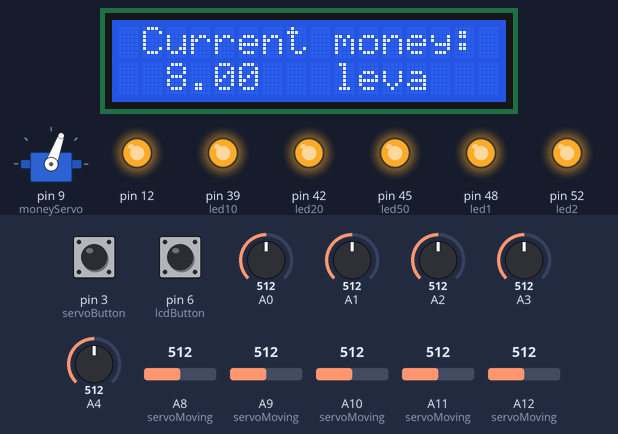
This sketch was run on a simulated Arduino Mega 2560, built with avr-gcc and run on an emulated ATmega2560. On the bench: servo, 16×2 character LCD, output pins drawn as LEDs (lit = HIGH). The test bench sets the inputs (shaded band); at power-on: pin 6 (lcdButton) HIGH, pin 3 (servoButton) HIGH, A0 = 512, A1 = 512, A2 = 512, A3 = 512, A4 = 512, A8 (servoMoving) = 512, A9 (servoMoving) = 512, A10 (servoMoving) = 512, A11 (servoMoving) = 512, A12 (servoMoving) = 512. What the sketch prints to the serial monitor is not drawn.

Above: at 2.2 s.
2.3 s: pin 6 (lcdButton) pulled LOW for 0.3 s
At 2.56 s:
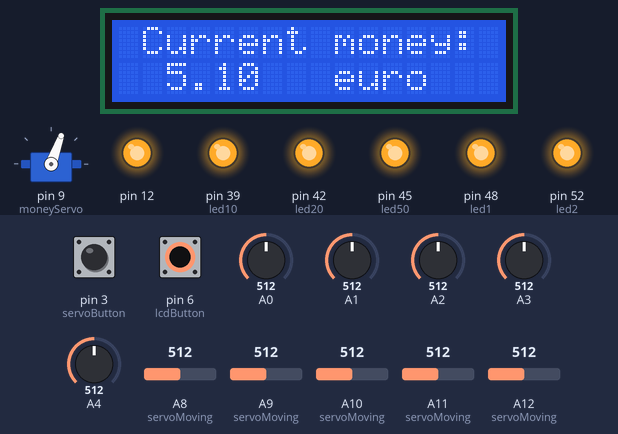
4.7 s: pin 6 (lcdButton) pulled LOW for 1 s
At 4.96 s:
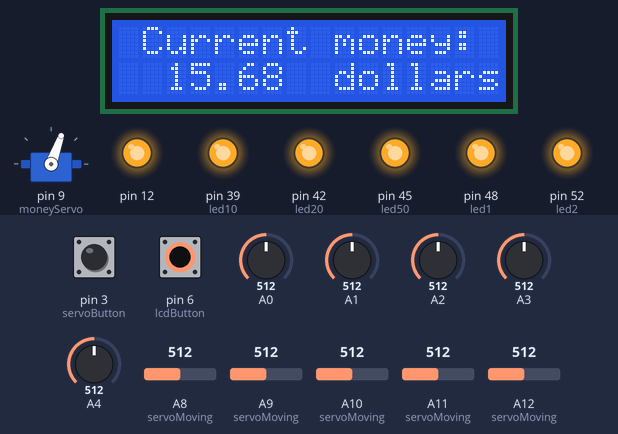
7.2 s: pin 3 (servoButton) pulled LOW for 0.3 s
10.5 s: pin 6 (lcdButton) pulled LOW for 0.3 s
At 10.82 s:
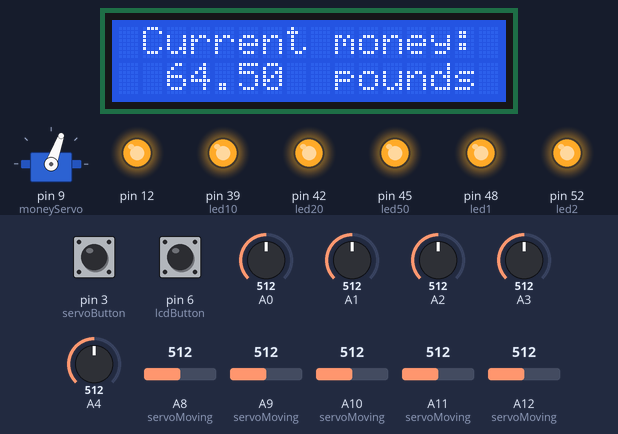
12.9 s: pin 3 (servoButton) pulled LOW for 1 s
At 16.4 s:
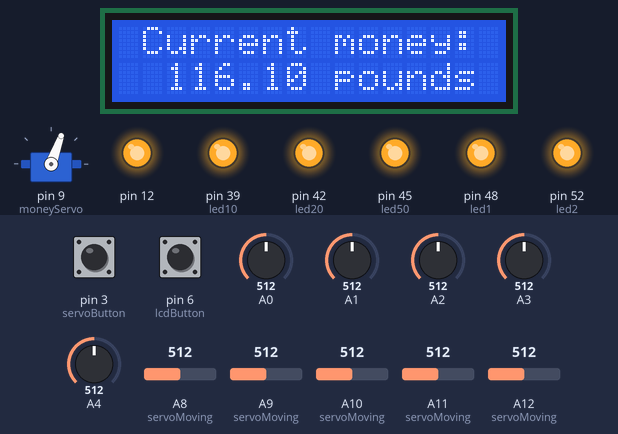
16.7 s: A0 set to 910
At 17.2 s:
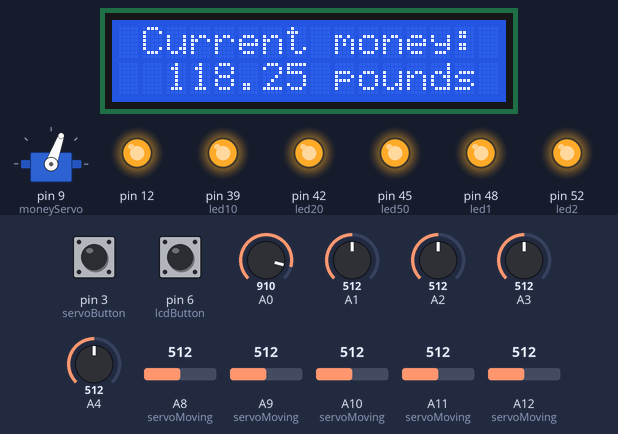
Timing chart, 0 to 19.5 s (numbered marks = the images above; inputs shaded):
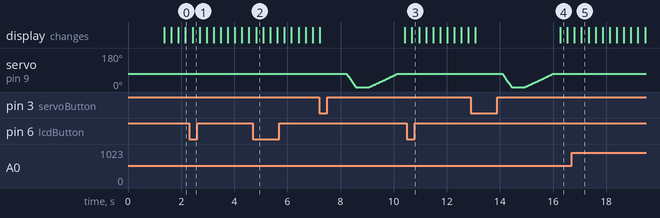

The sketch:

spb.ino
```cpp
#include <Wire.h>
#include <LiquidCrystal_I2C.h>
#include <Servo.h>

#define led10 39
#define led20 42
#define led2 52
#define led1 48
#define led50 45
#define lcdButton 6
#define servoButton 3


float moneyInsert = 0;
String currency = "leva";
int buttonLcdState = 1, buttonMoneyState = 1;
int lastButtonLcdState = 1, lastButtonMoneyState = 1;
Servo moneyServo;
LiquidCrystal_I2C lcd = LiquidCrystal_I2C(0x27, 16, 2);

void servoMoving()
{
  int countCoveredLDR = 0;
  int paperMoneyValue5 = analogRead(A12);
  int paperMoneyValue10 = analogRead(A11);
  int paperMoneyValue20 = analogRead(A10);
  int paperMoneyValue50 = analogRead(A9);
  int paperMoneyValue100 = analogRead(A8);

  if(paperMoneyValue5 < 830)
  {
    countCoveredLDR++;
  }
  if(paperMoneyValue10 < 900)
  {
    countCoveredLDR++;
  }
  if(paperMoneyValue20 < 850)
  {
    countCoveredLDR++;
  }
  if(paperMoneyValue50 < 900)
  {
    countCoveredLDR++;
  }
  if(paperMoneyValue100 < 800)
  {
    countCoveredLDR++;
  }

  Serial.println("total");
  Serial.println(countCoveredLDR);

  switch(countCoveredLDR)
  {
    case 1: moneyInsert += 5; break;
    case 2: moneyInsert += 10; break;
    case 3: moneyInsert += 20; break;
    case 4: moneyInsert += 50; break;
    case 5: moneyInsert += 100; break;
  }

  Serial.println("money");
  Serial.println(moneyInsert);

  Serial.println(paperMoneyValue5);
  Serial.println(paperMoneyValue10);
  Serial.println(paperMoneyValue20);
  Serial.println(paperMoneyValue50);
  Serial.println(paperMoneyValue100);
  Serial.println();

  int degree;
  delay(1000);

  for (degree = 70; degree >=-0; degree -= 1)
  {
    moneyServo.write(degree);
    delay(5);
  }

  delay(500);

  for (degree = 0; degree <= 70; degree += 1)
  {
     moneyServo.write(degree);
     delay(15);
  }
}

int readPaperMoney()
{
  lastButtonMoneyState = buttonMoneyState;
  buttonMoneyState = digitalRead(servoButton);

  if(lastButtonMoneyState != buttonMoneyState && buttonMoneyState == LOW)
  {
      return 1;
  }

  return 0;
}

void changeCurrency()
{
  String currencies[] = {"leva", "euro", "dollars", "pounds"};
  static int presses = 1;
  lastButtonLcdState = buttonLcdState;
  buttonLcdState = digitalRead(lcdButton);

  if(lastButtonLcdState != buttonLcdState && buttonLcdState == LOW)
  {
    lcd.setCursor(8, 1);

    for(int n = 8; n < 16; n++)
    {
       lcd.print(" ");
    }

    if(presses == 4)
    {
      presses = 0;
      currency = currencies[presses];
    }

    if(presses == 1)
    {
      currency = currencies[presses];
    }

    else if(presses == 2)
    {
       currency = currencies[presses];
    }

    else if(presses == 3)
    {
       currency = currencies[presses];
    }

    else
    {
       currency = currencies[presses];
    }

    lcd.setCursor(9, 1);
    lcd.print(currency);
    Serial.println(presses);

    presses++;
  }
}

void printMoney()
{
  lcd.setCursor(0, 1);
  for(int n = 0; n < 8; n++)
  {
     lcd.print(" ");
  }
  lcd.setCursor(2, 1);

  if(currency == "leva")
  {
    lcd.print(moneyInsert);
  }
  else if(currency == "euro")
  {
    lcd.print(moneyInsert * 0.51);
  }

  else if(currency == "dollars")
  {
    lcd.print(moneyInsert * 0.56);
  }

  else
  {
     lcd.print(moneyInsert * 0.43);
  }
}

void coinCounter()
{
  int coinValueFor2 = analogRead(A0);
  int coinValueFor1 = analogRead(A1);
  int coinValueFor50 = analogRead(A2);
  int coincoinValueFor20 = analogRead(A3);
  int coinValueFor10 = analogRead(A4);

  if(coinValueFor2 < 890)
  {
    moneyInsert += 2.0;
    Serial.println("2 leva");
    delay(250);
  }

  else if(coinValueFor1 < 880)
  {
    moneyInsert += 1.0;
    Serial.println("1 leva");
    delay(250);
  }

  else if(coinValueFor50 < 900)
  {
    moneyInsert += 0.5;
    Serial.println("50 st");
    delay(250);
  }

  else if(coincoinValueFor20 < 900)
  {
    moneyInsert += 0.2;
    Serial.println("20 st");
    delay(250);
  }

  else if(coinValueFor10 < 900)
  {
    moneyInsert += 0.1;
    Serial.println("10 st");
    delay(250);
  }
}

void setup() {
  moneyServo.attach(9);
  moneyServo.write(70);

  lcd.init();
  lcd.backlight();

  Serial.begin(9600);
  pinMode(led10, OUTPUT);
  pinMode(led20, OUTPUT);
  pinMode(led50, OUTPUT);
  pinMode(led1, OUTPUT);
  pinMode(led2, OUTPUT);

  digitalWrite(led10, HIGH);
  digitalWrite(led20, HIGH);
  digitalWrite(led50, HIGH);
  digitalWrite(led1, HIGH);
  digitalWrite(led2, HIGH);

  pinMode(servoButton, INPUT);
  pinMode(lcdButton, INPUT);
  pinMode(12, OUTPUT);
   digitalWrite(12, HIGH);

  lcd.setCursor(1, 0);
  lcd.print("Current money:");
  lcd.setCursor(2, 1);
  lcd.print(moneyInsert);
  lcd.setCursor(9 , 1);
  lcd.print(currency);

  delay(1000);
}

void loop()
{
  changeCurrency();
  printMoney();

  if(readPaperMoney() == 1)
  {
    servoMoving();
  }

  coinCounter();
}
```

Measured:
- after the input at 2.3 s, the display: changes after 0.13 s (image 1)
- after the input at 4.7 s, the display: changes after 0.13 s (image 2)
- after the input at 10.5 s, the display: changes after 0.19 s (image 3)
